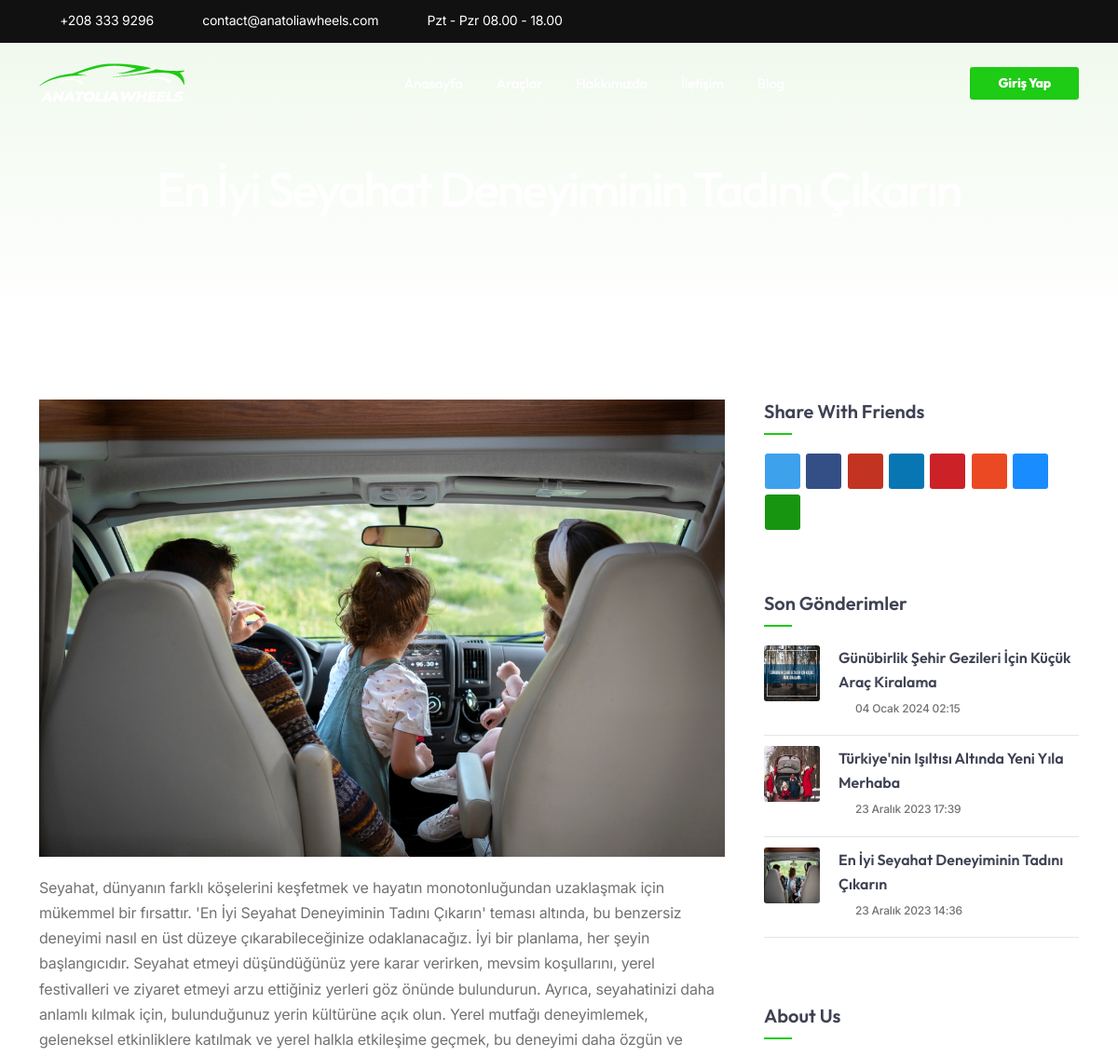
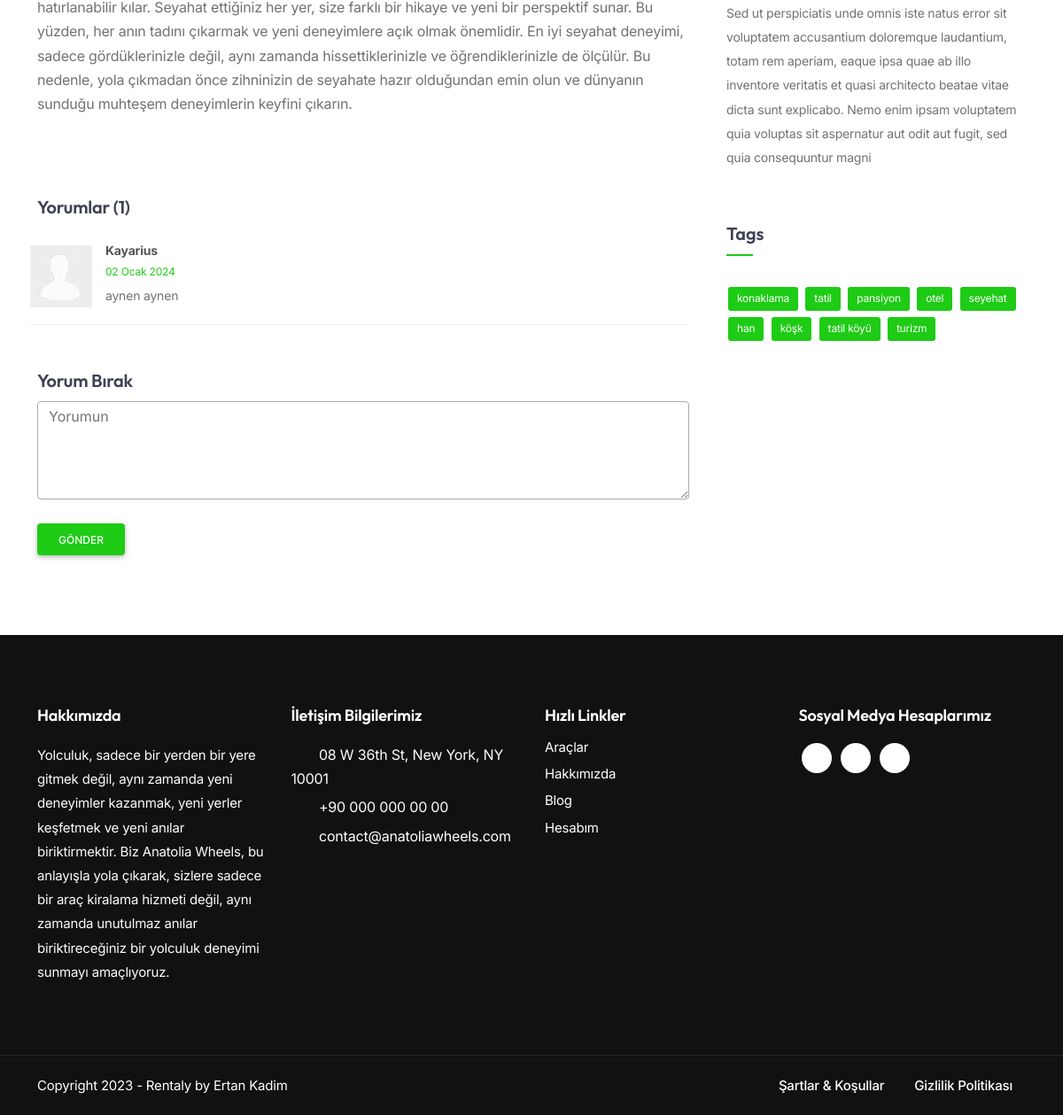
Screenshot of /blog/en-iyi-seyahat-deneyiminin-tadn-ckarn/ with the database file from the repository (2 pictures, top to bottom).
### rentacar/models.py (models this page shows, shortened)
class Blog(models.Model):
    title = models.CharField(max_length=120, verbose_name="Başlık")
    slug = AutoSlugField(populate_from='title', unique=True, verbose_name="Slug")
    summary = models.TextField(max_length=125, verbose_name="Özet")
    content = models.TextField(verbose_name="İçerik")
    created_at = models.DateTimeField(auto_now_add=True, null=True, verbose_name="Oluşturulma Tarihi")
    updated_at = models.DateTimeField(auto_now=True, null=True, verbose_name="Güncellenme Tarihi")
    blog_image1 = models.ImageField(null=True, blank=True, verbose_name="Blog Fotoğraf (600x400)")
    blog_recent_image = models.ImageField(null=True, blank=True, verbose_name="Sidebar Fotoğraf (400x400)")
    blog_detail_image = models.ImageField(null=True, blank=True, verbose_name="Blog Detay Fotoğraf (1200x800)")
    class Meta:
        verbose_name = "Blog"
        verbose_name_plural = "Bloglar"
        ordering = ['-id']

class Comment(models.Model):
    blog = models.ForeignKey(Blog, on_delete=models.CASCADE, related_name='comments', verbose_name="Blog Yorumları")
    user = models.ForeignKey(User, on_delete=models.CASCADE)
    content = models.TextField()
    created_at = models.DateTimeField(auto_now_add=True)
    class Meta:
        verbose_name = "Yorum"
        verbose_name_plural = "Yorumlar"
        ordering = ['-id']

class User(AbstractUser):
    is_admin = models.BooleanField(verbose_name='Yönetici', default=False)
    is_customer = models.BooleanField(verbose_name='Müşteri', default=True)

### rentacar/views.py (the view, shortened to what this page needs)
# urls.py: path('blog/<slug:slug>/', views.blog_detail, name='blog_detail'),
def blog_detail(request, slug):
    title = 'Blog'
    blog = get_object_or_404(Blog, slug=slug)
    blog_detail_recent_posts = list(Blog.objects.order_by('-created_at')[:5])
    comments = Comment.objects.filter(blog=blog).order_by('-created_at')
    return render(request, 'pages/blog_detail.html', {
        'title': title,
        'blog': blog,
        'comments': comments,
        'blog_detail_recent_posts': blog_detail_recent_posts,
    })

### templates/pages/blog_detail.html (shortened to what this page needs)
{% extends 'base.html' %}
{% load static %}
{% block content %}
        <div class="no-bottom no-top" id="content">
            <section id="subheader" class="jarallax text-light">
                    <div class="center-y relative text-center">
                        <div class="container">
                            <div class="row">
                                <div class="col-md-12 text-center">
									<h1>{{blog.title}}</h1>
                                </div>
                            </div>
                        </div>
                    </div>
            </section>
			<section aria-label="section">
                <div class="container">
                    <div class="row">
                        <div class="col-md-8">
                            <div class="blog-read">
                                <img alt="" src="{{ blog.blog_detail_image.url }}" class="img-fullwidth mb30">
                                <div class="post-text">
                                    <p>{{ blog.content }}</p>
                                </div>
                            </div>
                            <div class="spacer-single"></div>
                            <div id="blog-comment">
                                <h4>Yorumlar ({{comments.count}})</h4>
                                <div class="spacer-half"></div>
                                <ol>
                                    {% for comment in comments %}
                                        <li>
                                            <div class="avatar">
                                                <img src="{% static 'images/misc/avatar-2.jpg' %}" alt="">
                                            </div>
                                            <div class="comment-info">
                                                <span class="c_name">{{ comment.user.username }}</span>
                                                <span class="c_date id-color">{{ comment.created_at|date:"d F Y" }}</span>
                                            </div>
                                            <div class="comment">{{ comment.content }}</div>
                                        </li>
                                    {% empty %}
                                        <li>Henüz Yorum Yok</li>
                                    {% endfor %}
                                </ol>
                                <div class="spacer-single"></div>
                                <div id="comment-form-wrapper">
                                    <h4>Yorum Bırak</h4>
                                    <div class="comment_form_holder">
                                        <form method="post" action="{% url 'blog_detail' blog.slug %}">
                                            <textarea name="comment" cols="40" rows="4" class="form-control" placeholder="Yorumun"></textarea>
                                            <br>
                                            <input type="submit" value="Gönder" class="btn btn-primary">
                                        </form>
                                    </div>
                                </div>
                            </div>
                        </div>
                        <div id="sidebar" class="col-md-4">
                            <div class="widget">
                                    <h4>Share With Friends</h4>
                                    <div class="small-border"></div>
                                    <div class="de-color-icons">
                                        <span><i class="fa fa-twitter fa-lg"></i></span>
                                        <span><i class="fa fa-facebook fa-lg"></i></span>
                                        <span><i class="fa fa-reddit fa-lg"></i></span>
                                        <span><i class="fa fa-linkedin fa-lg"></i></span>
                                        <span><i class="fa fa-pinterest fa-lg"></i></span>
                                        <span><i class="fa fa-stumbleupon fa-lg"></i></span>
                                        <span><i class="fa fa-delicious fa-lg"></i></span>
                                        <span><i class="fa fa-envelope fa-lg"></i></span>
                                    </div>
                                </div>
                                <div class="widget widget-post">
                                <h4>Son Gönderimler</h4>
                                <div class="small-border"></div>
                                <ul class="de-bloglist-type-1">
                                    {% for bdrp in blog_detail_recent_posts %}
                                        <li>
                                            <div class="d-image">
                                                <img src="{{ bdrp.blog_recent_image.url }}" alt="">
                                            </div>
                                            <div class="d-content">
                                                <a href="#"><h4>{{ bdrp.title }}</h4></a>
                                                <div class="d-date">{{ bdrp.created_at }}</div>
                                            </div>
                                        </li>
                                    {% endfor %}
                                </ul>
                            </div>
                            <div class="widget widget-text">
                                <h4>About Us</h4>
                                <div class="small-border"></div>
                                <p class="small no-bottom">
                                    Sed ut perspiciatis unde omnis iste natus error sit voluptatem accusantium doloremque laudantium, totam rem aperiam, eaque ipsa quae ab illo inventore veritatis et quasi architecto beatae vitae dicta sunt explicabo. Nemo enim ipsam voluptatem quia voluptas sit aspernatur aut odit aut fugit, sed quia consequuntur magni
                                </p>
                            </div>
                            <div class="widget widget_tags">
                                <h4>Tags</h4>
                                <div class="small-border"></div>
                                <ul>
                                    <li><a href="#link">konaklama</a></li>
                                    <li><a href="#link">tatil</a></li>
                                    <li><a href="#link">pansiyon</a></li>
                                    <li><a href="#link">otel</a></li>
                                    <li><a href="#link">seyehat</a></li>
                                    <li><a href="#link">han</a></li>
                                    <li><a href="#link">köşk</a></li>
                                    <li><a href="#link">tatil köyü</a></li>
                                    <li><a href="#link">turizm</a></li>
                                </ul>
                            </div>
                        </div>
                    </div>
                </div>
            </section>
        </div>
{% endblock %}

### static/css/colors/scheme-01.css (style rules this page uses)
:root { --primary-color: #1ECB15; --primary-color-rgb: 120, 202, 92; --secondary-color: #179510; --secondary-color-rgb: 23, 149, 16; }

### rows the page displays
Blog: blog_detail_image (picture), content "Seyahat, dünyanın farklı köşelerini keşfetmek ve hayatın monotonluğundan uzaklaşmak için mükemmel bir fırsattır. 'En İyi Seyahat Deneyiminin Tadını Çıkarın' teması altında, bu benzersiz deneyimi nasıl en üst düzeye çıkarabileceğinize odaklanacağız. İyi bir planlama, her şeyin başlangıcıdır. Seyahat etmeyi düşündüğünüz yere karar verirken, mevsim koşullarını, yerel festivalleri ve ziyaret etmeyi arzu ettiğiniz yerleri göz önünde bulundurun. Ayrıca, seyahatinizi daha anlamlı kılmak için, bulunduğunuz yerin kültürüne açık olun. Yerel mutfağı deneyimlemek, geleneksel etkinliklere katılmak ve yerel halkla etkileşime geçmek, bu deneyimi daha özgün ve hatırlanabilir kılar. Seyahat ettiğiniz her…", blog_recent_image (picture), title "En İyi Seyahat Deneyiminin Tadını Çıkarın", created_at "23 Aralık 2023 14:36"
Comment: user.username "Kayarius", created_at "02 Ocak 2024", content "aynen aynen"
Blog: blog_recent_image (picture), title "Günübirlik Şehir Gezileri İçin Küçük Araç Kiralama", created_at "04 Ocak 2024 02:15"
Blog: blog_recent_image (picture), title "Türkiye'nin Işıltısı Altında Yeni Yıla Merhaba", created_at "23 Aralık 2023 17:39"

### other values shown
{{ comments.count }} "1"
